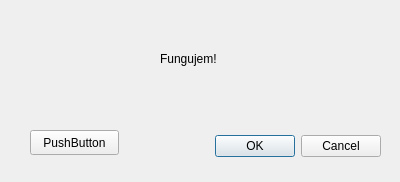
<?xml version="1.0" encoding="UTF-8"?>
<ui version="4.0">
 <class>GeoDataDialogBase</class>
 <widget class="QDialog" name="GeoDataDialogBase">
  <property name="geometry">
   <rect>
    <x>0</x>
    <y>0</y>
    <width>400</width>
    <height>182</height>
   </rect>
  </property>
  <property name="windowTitle">
   <string>GeoData</string>
  </property>
  <widget class="QDialogButtonBox" name="button_box">
   <property name="geometry">
    <rect>
     <x>40</x>
     <y>130</y>
     <width>341</width>
     <height>32</height>
    </rect>
   </property>
   <property name="orientation">
    <enum>Qt::Horizontal</enum>
   </property>
   <property name="standardButtons">
    <set>QDialogButtonBox::Cancel|QDialogButtonBox::Ok</set>
   </property>
  </widget>
  <widget class="QLabel" name="label">
   <property name="geometry">
    <rect>
     <x>160</x>
     <y>50</y>
     <width>67</width>
     <height>17</height>
    </rect>
   </property>
   <property name="text">
    <string>Fungujem!</string>
   </property>
  </widget>
  <widget class="QPushButton" name="pushbutton_print">
   <property name="geometry">
    <rect>
     <x>30</x>
     <y>130</y>
     <width>89</width>
     <height>25</height>
    </rect>
   </property>
   <property name="text">
    <string>PushButton</string>
   </property>
  </widget>
 </widget>
 <resources/>
 <connections>
  <connection>
   <sender>button_box</sender>
   <signal>accepted()</signal>
   <receiver>GeoDataDialogBase</receiver>
   <slot>accept()</slot>
   <hints>
    <hint type="sourcelabel">
     <x>20</x>
     <y>20</y>
    </hint>
    <hint type="destinationlabel">
     <x>20</x>
     <y>20</y>
    </hint>
   </hints>
  </connection>
  <connection>
   <sender>button_box</sender>
   <signal>rejected()</signal>
   <receiver>GeoDataDialogBase</receiver>
   <slot>reject()</slot>
   <hints>
    <hint type="sourcelabel">
     <x>20</x>
     <y>20</y>
    </hint>
    <hint type="destinationlabel">
     <x>20</x>
     <y>20</y>
    </hint>
   </hints>
  </connection>
 </connections>
</ui>
